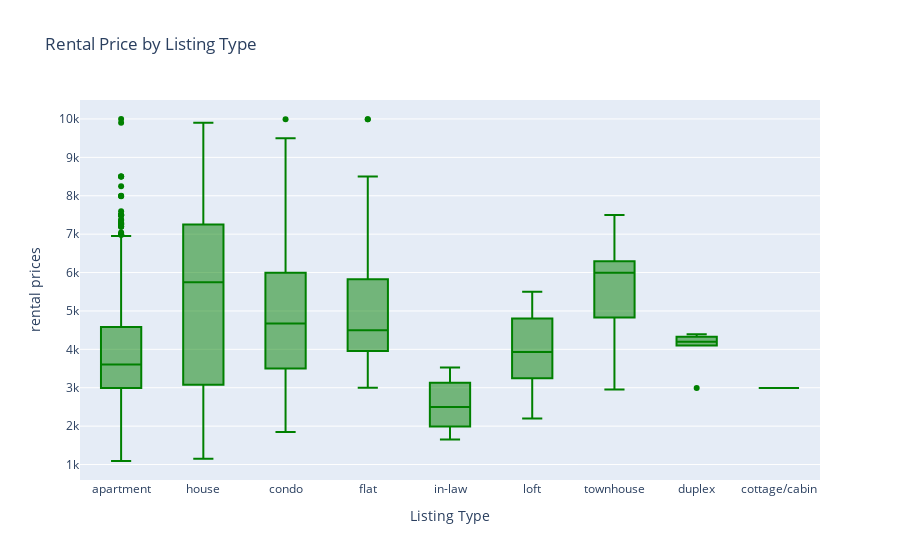

The notebook cell saved with this chart:
### Code cell
x = sf_cl_area['housing_type']

trace0 = go.Box(
    y=sf_cl_area['price'],
    x=x,
    marker=dict(color='Green'))

data = [trace0]
layout = go.Layout(
    title="Rental Price by Listing Type",
    yaxis=dict(title='rental prices',zeroline=False),
    xaxis=dict(title='Listing Type',zeroline=False),
    boxmode='group')

fig = go.Figure(data=data, layout=layout)
iplot(fig)

### Figure 1 — Plotly figure (JSON) as saved in the notebook; plotly's stock layout.template omitted (floating-point values rounded to 4 significant figures; data arrays with more than 128 entries replaced by an {"elided": "..."} marker saying what was removed)
{"data": [{"marker": {"color": "Green"}, "type": "box", "x": {"elided": "1008 str values"}, "y": {"elided": "1008 int values"}}], "layout": {"autosize": true, "boxmode": "group", "title": {"text": "Rental Price by Listing Type"}, "xaxis": {"autorange": true, "range": [-0.5, 8.5], "title": {"text": "Listing Type"}, "type": "category", "zeroline": false}, "yaxis": {"autorange": true, "range": [597.2, 10490.0], "title": {"text": "rental prices"}, "type": "linear", "zeroline": false}}}
